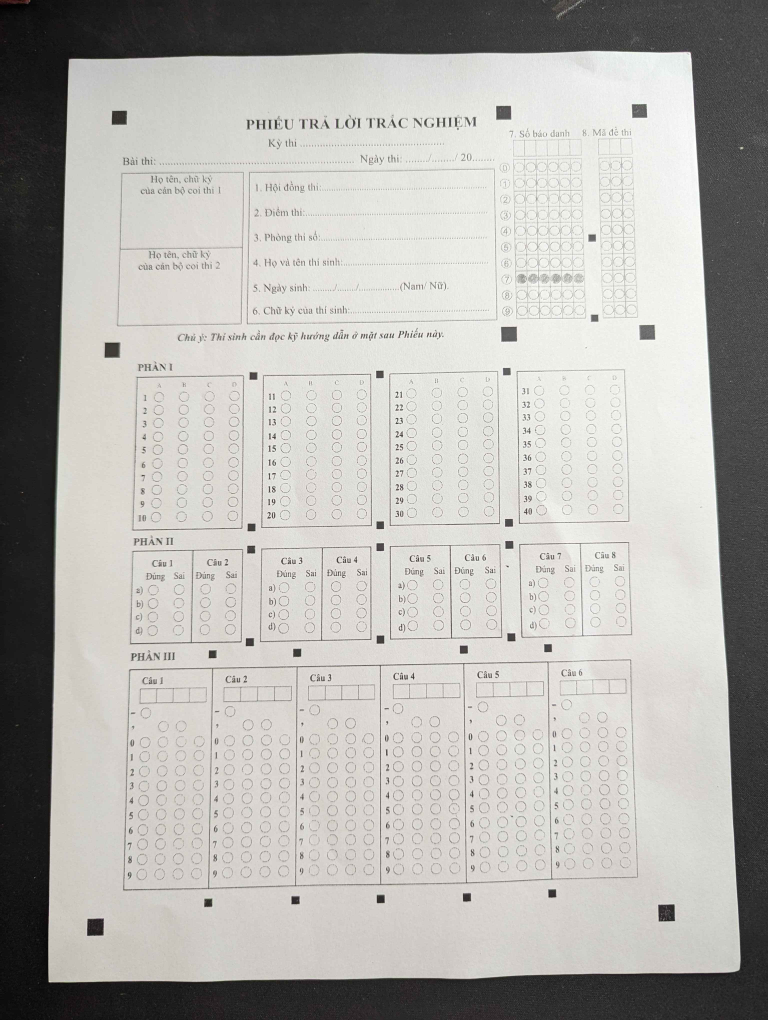
#> input picture assets/document3.jpg, 3072 x 4080 px, found by its file name (shown at 1/4 size)
$ python main.py
#> lines starting #> are read from the running program, lines starting #| are printed output that depends on the picture; after the words box and inside, x2 and y2 are one past the last pixel; in counts of white or black regions, pixels touching at a corner belong together
### src/preprocess.py
import cv2 as cv
import numpy as np
import utlis
import random

import matplotlib.pyplot as plt

def extract_paper(img):
    gray = cv.cvtColor(img, cv.COLOR_BGR2GRAY)

    blur = cv.blur(gray, (3, 3), 1)
    blur = cv.blur(blur, (5, 5), 3)
    _, thresh = cv.threshold(blur, 150, 255, cv.THRESH_BINARY_INV)
    canny = cv.Canny(thresh, 50, 50)

    contours, _ = cv.findContours(canny, cv.RETR_EXTERNAL, cv.CHAIN_APPROX_SIMPLE)

    # get biggest contour

    max_area = 0
    max_contour = None

    for contour in contours:
        area = cv.contourArea(contour)
        if area > max_area:
            max_area = area
            max_contour = contour

    if (max_contour is None or max_area < 5000):
        return None

    # get the four corner points of the biggest contour
    peri = cv.arcLength(max_contour, True)
    approx = cv.approxPolyDP(max_contour, 0.02 * peri, True)

    # return the image with the biggest contour

    return utlis.getTransform(img, approx)


# [18 lines left out: function enhance_edge, not called in this run]


# scaled = cv2.resize(enhance_edge('test2.jpg'), (0,0), fx=0.4, fy=0.4)

# cv2.imshow('Enhanced Image', scaled)
# cv2.waitKey(0)

def show_img(img):

    copy = img.copy()
    copy = cv.resize(copy, (0, 0), fx=0.3, fy=0.3)
    # cv.imshow('copy', copy)
    cv.waitKey(0)

# get the frame of the image by detect the four corner points and make the image has size of 1448, 2136
def get_frame(img):

    paper = extract_paper(img)


    if paper is not None:
        # cv.imshow('paper', paper)
        print('Paper detected')
        img = paper
    else:
        print('Paper not detected')

    # show_img(img)

    copy = img.copy()

    gray = cv.cvtColor(img, cv.COLOR_BGR2GRAY)

    blur = cv.blur(gray, (3, 3), 1)
    blur = cv.blur(blur, (5, 5), 3)
    _, thresh = cv.threshold(blur, 150, 255, cv.THRESH_BINARY_INV)
    canny = cv.Canny(thresh, 50, 50)

    # show_img(thresh)

    contours, _ = cv.findContours(canny, cv.RETR_EXTERNAL, cv.CHAIN_APPROX_SIMPLE)

    drawContour = cv.drawContours(copy, contours, -1, (0, 255, 0), 2)

    show_img(drawContour)

    square = []

    for contour in contours:

        area = cv.contourArea(contour)
        peri = cv.arcLength(contour, True)
        approx = cv.approxPolyDP(contour, 0.025 * peri, True)

        # [4 lines of commented-out code are left out]

        if (area < 300):
            continue
        if (len(approx) == 4):
            tmpImg = utlis.getTransform(thresh, approx)

            # cv.imshow('tmpImg', tmpImg)
            # cv.waitKey(0)

            percent = cv.countNonZero(tmpImg) / (tmpImg.shape[0] * tmpImg.shape[1])
            square.append([utlis.Get_Conner_Points(contour), percent])
        # x, y, w, h = cv.boundingRect(approx)


    square = sorted(square, key=lambda x: x[1], reverse=True)
    square = square[:8]

    original = img.copy()

    def get_area(A, B, C, D):


        A = [(A[0][0][0] + A[1][0][0] + A[2][0][0] + A[3][0][0]) // 4, (A[0][0][1] + A[1][0][1] + A[2][0][1] + A[3][0][1]) // 4]
        B = [(B[0][0][0] + B[1][0][0] + B[2][0][0] + B[3][0][0]) // 4, (B[0][0][1] + B[1][0][1] + B[2][0][1] + B[3][0][1]) // 4]
        C = [(C[0][0][0] + C[1][0][0] + C[2][0][0] + C[3][0][0]) // 4, (C[0][0][1] + C[1][0][1] + C[2][0][1] + C[3][0][1]) // 4]
        D = [(D[0][0][0] + D[1][0][0] + D[2][0][0] + D[3][0][0]) // 4, (D[0][0][1] + D[1][0][1] + D[2][0][1] + D[3][0][1]) // 4]

        res = utlis.reorder2(np.array([A, B, C, D]))
        area = cv.contourArea(res)

        return [res, area]


    res = [[], 0]

    n = len(square)

    if (n < 4):
        print('Not enough square')
        return None


    for i in range(0, n):
        for j in range(i + 1, n):
            for k in range(j + 1, n):
                for t in range(k + 1, n):
                    A = square[i][0]
                    B = square[j][0]
                    C = square[k][0]
                    D = square[t][0]

                    # print(i, j, k, t)

                    temp = get_area(A, B, C, D)
                    # print(temp[1])
                    # print(temp[0])
                    if (temp[1] > res[1]):
                        res = temp
                        # print(res[0], res[1])

    reorder = utlis.reorder(res[0])
    imgOutput = utlis.getTransformFix(original, reorder, 1448, 2136)

    # [5 lines of commented-out code are left out]

    return enhance_edge(imgOutput)

# [7 lines of commented-out code are left out]

### src/utlis.py
import cv2
import numpy as np

## TO STACK ALL THE IMAGES IN ONE WINDOW
# [83 lines left out: functions stackImages, rectContour, image_resize, not called in this run]

def Get_Conner_Points(cont):
    peri = cv2.arcLength(cont, True)
    approx = cv2.approxPolyDP(cont, 0.02 * peri, True)
    return approx

def reorder(myPoints):
    myPoints = myPoints.reshape((4, 2))
    myPointsNew = np.zeros((4, 1, 2), np.int32)
    add = myPoints.sum(1)
    # print("add", add)
    # print("myPoints", myPoints)
    myPointsNew[0] = myPoints[np.argmin(add)]
    myPointsNew[3] = myPoints[np.argmax(add)]
    diff = np.diff(myPoints, axis=1)
    myPointsNew[1] = myPoints[np.argmin(diff)]
    myPointsNew[2] = myPoints[np.argmax(diff)]
    return myPointsNew

def getTransform(img, contour):
    tmpContour = reorder(contour)
    pts1 = np.float32(tmpContour)

    def dist(a, b):
        return np.round(((a[0] - b[0]) ** 2 +  (a[1] - b[1]) ** 2) ** 0.5)

    widthImg = int(dist(pts1[0][0], pts1[1][0]))
    heightImg = int(dist(pts1[0][0], pts1[2][0]))

    # print(widthImg, heightImg)
    # widthImg = 300
    # heightImg = 600

    pts2 = np.float32([[0, 0], [widthImg, 0], [0, heightImg], [widthImg, heightImg]])
    matrix = cv2.getPerspectiveTransform(pts1, pts2)
    imgOutput = cv2.warpPerspective(img, matrix, (widthImg, heightImg))

    return imgOutput


# [24 lines left out: functions drawGrid, splitBoxes, not called in this run]

### src/main.py
import get_rec
import cv2 as cv
from grader_2025 import sbd_mdt
from grader_2025 import part1
from grader_2025 import part2
from grader_2025 import part3
from grader_2025 import grade
import preprocess

# return 4 json strings
# 1. info
# 2. part 1
# 3. part 2
# 4. part 3
def grade_2025(path):

#> called with path = 'assets/document3.jpg'
    img = cv.imread(path)
#> img is the input picture: shape (4080, 3072, 3); mean B, G, R 173.7, 177.7, 179.2

    # resize the image to match the size of 1448, 2136
    output = preprocess.get_frame(img)
#> in extract_paper, `_, thresh = cv.threshold(blur, 150, 255, cv.THRESH_BINARY_INV)`:
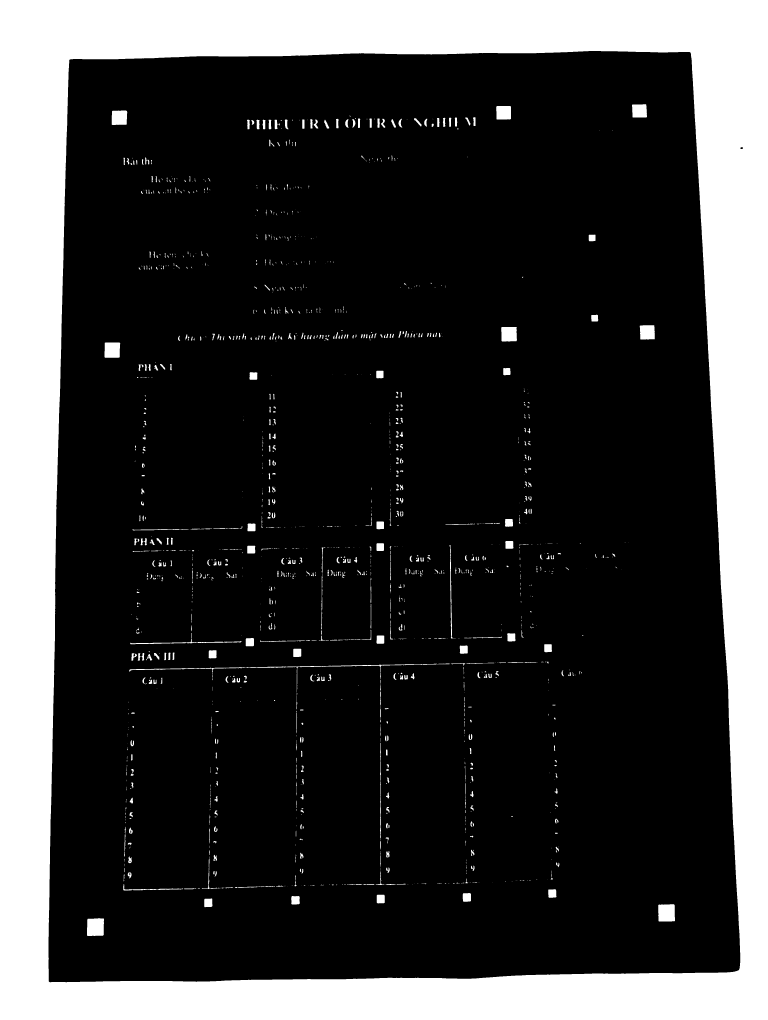
#> thresh: shape (4080, 3072) (shown at 1/4 size); 23.3% white; 1330 white regions (601 under 20 px), largest, box (x1, y1, x2, y2) and area: (0, 0, 3072, 4080) 2792851, (348, 3673, 416, 3744) 4598, (2633, 3617, 2700, 3686) 4463
#> in extract_paper, `canny = cv.Canny(thresh, 50, 50)`:
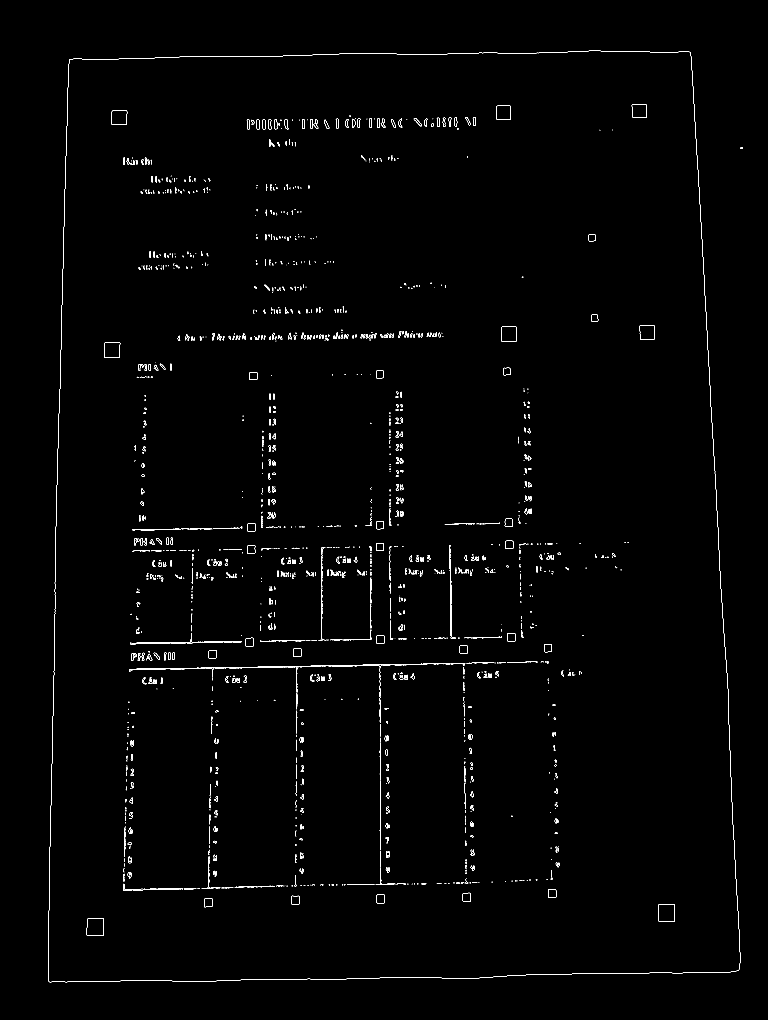
#> canny: shape (4080, 3072) (shown at 1/4 size); 0.5% white in thin lines or dots, all inside (x1, y1, x2, y2) = (193, 203, 2972, 3929)
#> in extract_paper, `contours, _ = cv.findContours(canny, cv.RETR_EXTERNAL, cv.CHAIN_APPROX..`: contours = 2 contours; box (x1, y1, x2, y2) and area: (193, 203, 2961, 3929) 9740831, (2961, 588, 2972, 596) 60
#> the loop in extract_paper, `for contour in contours:` made 2 passes
#> (area, max_area) on passes 1 to 2: (59.5, 59.5), (9740831, 9740831)
#> after the loop in extract_paper, `for contour in contours:`: max_area = 9740831; max_contour = contour of 958 points, box (x1, y1, x2, y2) (193, 203, 2961, 3929), area 9740831
#> in extract_paper, `peri = cv.arcLength(max_contour, True)`: peri = 12800.8
#> in extract_paper, `approx = cv.approxPolyDP(max_contour, 0.02 * peri, True)`: approx = [[2761, 209], [277, 239], [196, 3927], [2955, 3880]]
#> in reorder, `myPoints = myPoints.reshape((4, 2))`: myPoints has the same summary as approx in extract_paper
#> in reorder, `add = myPoints.sum(1)`: add = [2970, 516, 4123, 6835]
#> in reorder, `diff = np.diff(myPoints, axis=1)`: diff = [-2552, -38, 3731, 925]
#> in getTransform, `tmpContour = reorder(contour)`: tmpContour = [[277, 239], [2761, 209], [196, 3927], [2955, 3880]]
#> in getTransform, `pts1 = np.float32(tmpContour)`: pts1 has the same summary as tmpContour
#> in getTransform, `widthImg = int(dist(pts1[0][0], pts1[1][0]))`: widthImg = 2484
#> in getTransform, `heightImg = int(dist(pts1[0][0], pts1[2][0]))`: heightImg = 3689
#> in getTransform, `pts2 = np.float32([[0, 0], [widthImg, 0], [0, heightImg], [widthImg, h..`: pts2 = [[0, 0], [2484, 0], [0, 3689], [2484, 3689]]
#> in getTransform, `matrix = cv2.getPerspectiveTransform(pts1, pts2)`: matrix = [[1, 0.022, -283.3], [0.0135, 1.12, -271.3], [-9.88e-07, 3.03e-05, 1]]
#> in get_frame, `_, thresh = cv.threshold(blur, 150, 255, cv.THRESH_BINARY_INV)`:
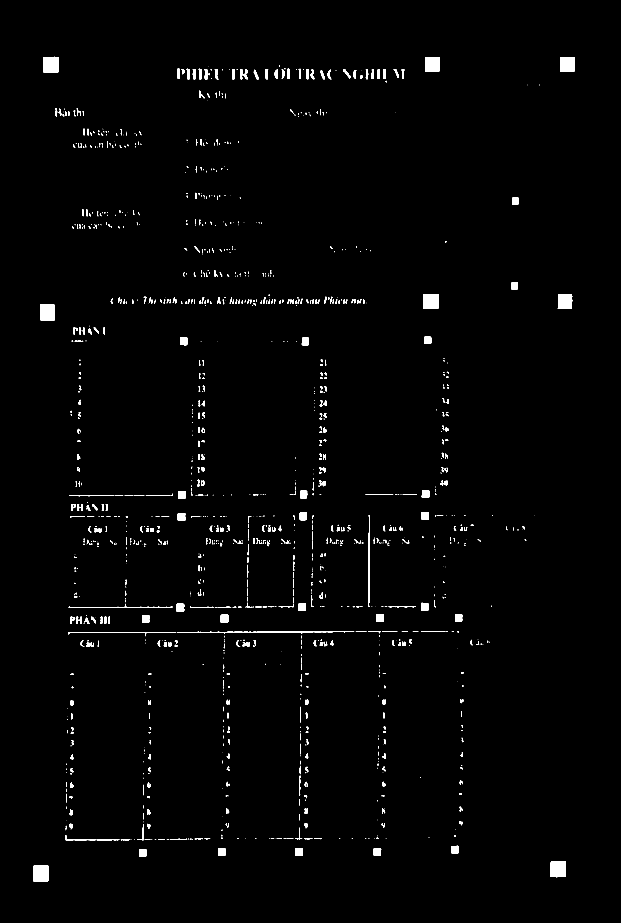
#> thresh: shape (3689, 2484) (shown at 1/4 size); 1.2% white; 1246 white regions (572 under 20 px), largest, box (x1, y1, x2, y2) and area: (133, 3462, 194, 3526) 3832, (173, 227, 234, 290) 3710, (2202, 3446, 2264, 3509) 3710
#> in get_frame, `canny = cv.Canny(thresh, 50, 50)`:
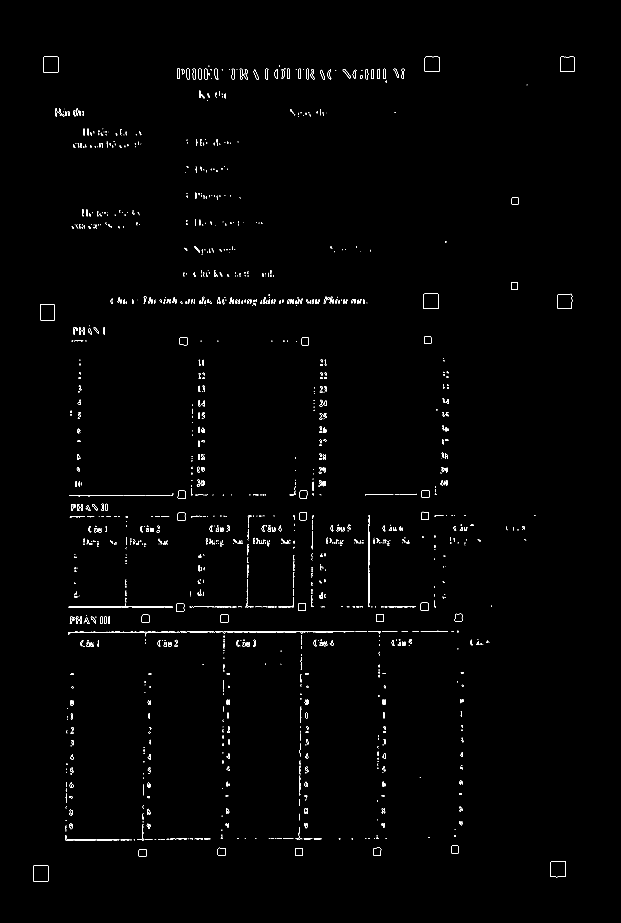
#> canny: shape (3689, 2484) (shown at 1/4 size); 0.46% white in thin lines or dots, all inside (x1, y1, x2, y2) = (132, 227, 2298, 3526)
#> in get_frame, `contours, _ = cv.findContours(canny, cv.RETR_EXTERNAL, cv.CHAIN_APPROX..`: contours = 1733 contours, 1380 with area under 20; largest, box (x1, y1, x2, y2) and area: (132, 3461, 194, 3526) 3834, (2201, 3445, 2264, 3509) 3711, (160, 1217, 220, 1282) 3710, (172, 227, 234, 290) 3708, (1693, 1175, 1754, 1236) 3526
#> in show_img, `copy = cv.resize(copy, (0, 0), fx=0.3, fy=0.3)`:
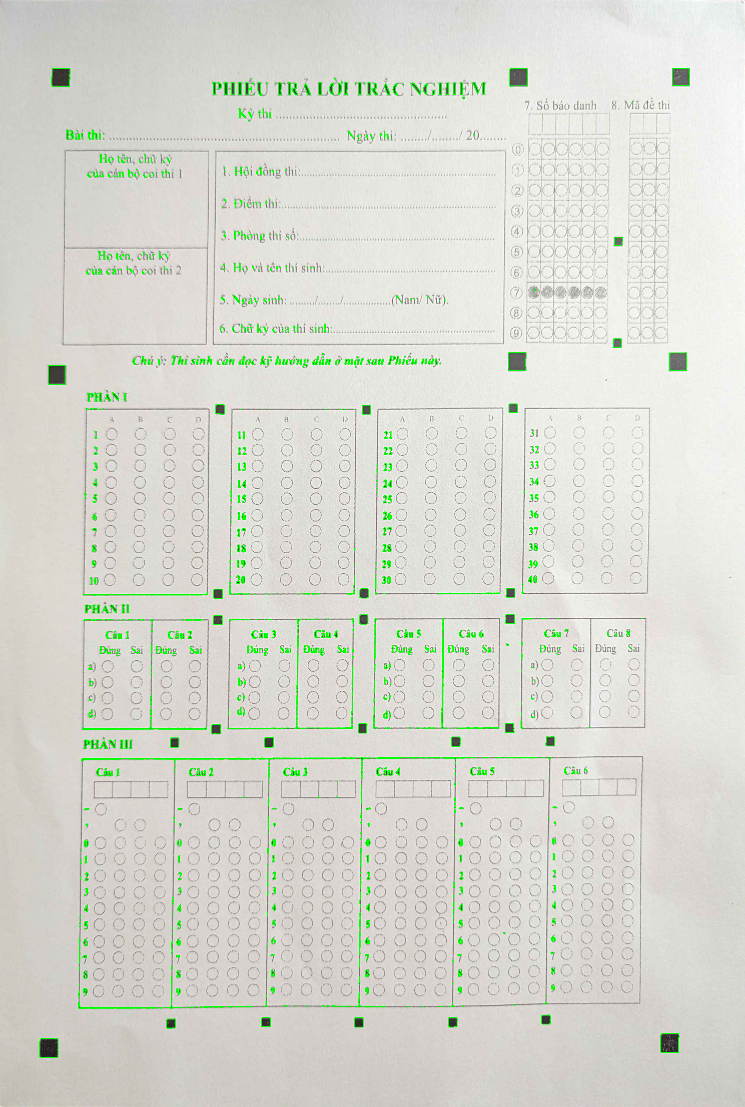
#> copy: shape (1107, 745, 3); mean B, G, R 208.9, 217.7, 215.7
#> the loop in get_frame, `for contour in contours: ` made 1733 passes
#> (area, pts1 in getTransform, widthImg in getTransform, heightImg in getTransform) on passes 1 to 3: (3834.5, [[134, 3463], [191, 3462], [134, 3525], [193, 3523]], 57, 62), (3711, [[2204, 3446], [2262, 3446], [2202, 3506], [2261, 3507]], 58, 60), (878, [[557, 3397], [584, 3397], [556, 3426], [583, 3426]], 27, 29)
#> (area, percent) on passes 464, 465, 466, 467, 524, 525: (883.5, 0.999), (945, 0.999), (901, 0.999), (847.5, 0.999), (960, 0.999), (871, 0.999)
#> pass 1, in getTransform (call 2), `imgOutput = cv2.warpPerspective(img, matrix, (widthImg, heightImg))`:
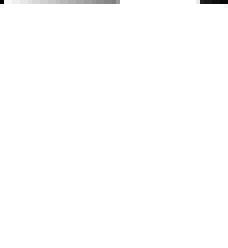
#> imgOutput: shape (62, 57) (shown 4 times larger); min 0, max 255, mean 253.9
#> pass 2, in getTransform (call 3), `imgOutput = cv2.warpPerspective(img, matrix, (widthImg, heightImg))`:
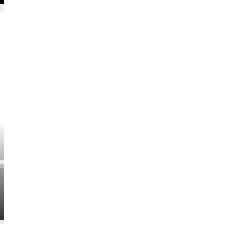
#> imgOutput: shape (60, 58) (shown 4 times larger); min 0, max 255, mean 254.2
#> after the loop in get_frame, `for contour in contours:`: square = 39 items
#> in get_frame, `square = square[:8]`: square = 8 items
#> in get_frame, `n = len(square)`: n = 8
#> after the loop in get_frame, `for i in range(0, n):`: res = [[], 0]


    # cv.imshow('output', output)
    # cv.waitKey(0)

    width = output.shape[1]
    height = output.shape[0]
    info = output[130:700, 1050:width]
    partOne = output[700:1160, 0:width]
    partTwo = output[1160:1470, 0:width]
    partThree = output[1470:height, 0:width]


    # [7 lines of commented-out code are left out]


    p1 = part1.part1_main(partOne)
    p1res = grade.part1_grader(p1)

    p2 = part2.part2_main(partTwo)
    p2res = grade.part2_grader(p2)

    p3 = part3.part3_main(partThree)
    p3res = grade.part3_grader(p3)

    getinfo = sbd_mdt.get_sbd_made(info)
    jsInfo = grade.get_info(getinfo)

    retJson = [jsInfo, p1res, p2res, p3res]
    return retJson


#> (the run stopped early here; a loop or call above may not have finished)
